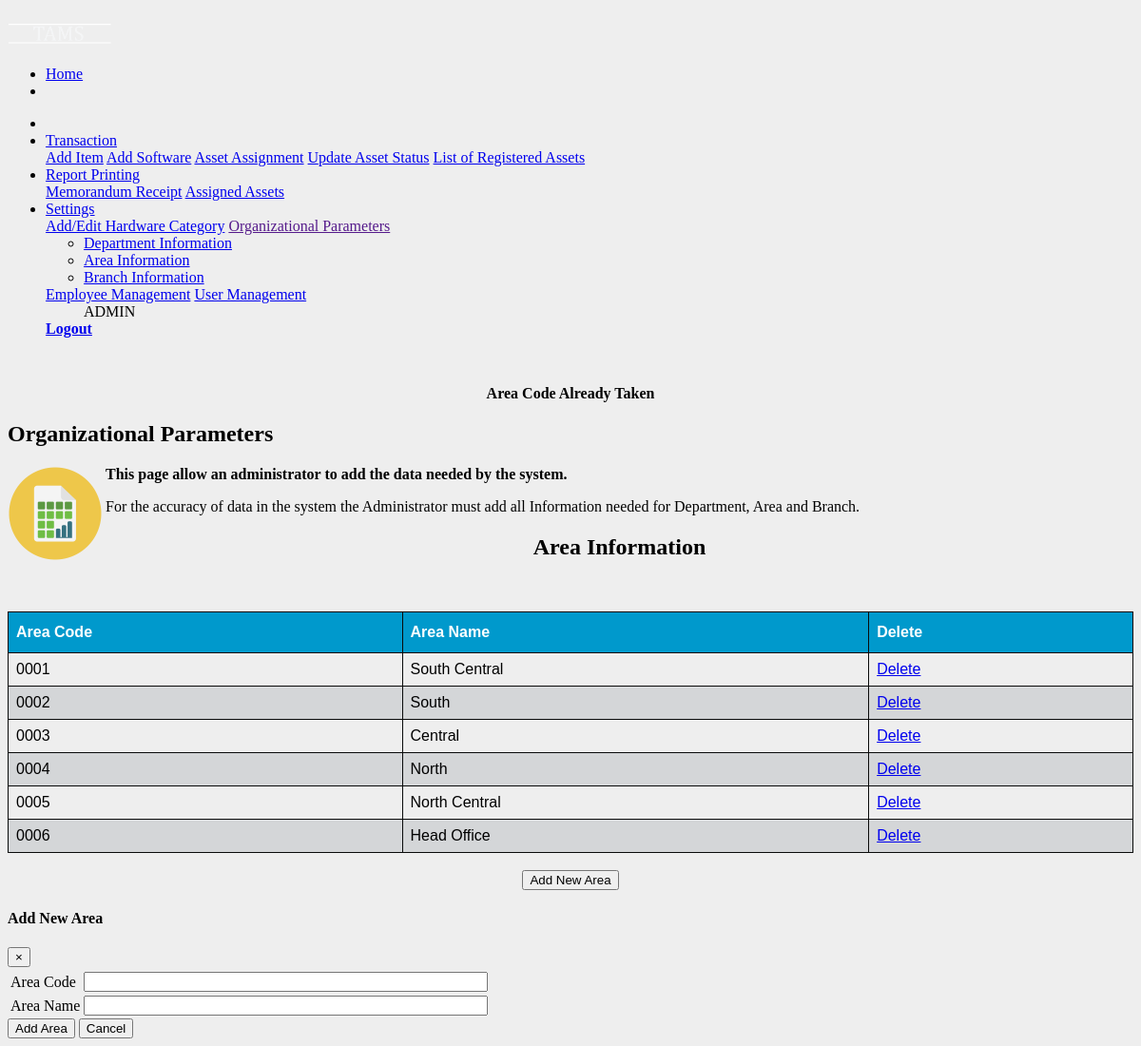
Page /error/eareaparameters.php (signed in) on the committed database.
### tables this page shows
CREATE TABLE `tbl_area` (
  `areaid` int(5) NOT NULL,
  `areaname` varchar(50) NOT NULL,
  `areacode` varchar(6) NOT NULL
);

### library/database.php (called while the page is built, shortened)
<?php
function dbQuery($sql)
{
	$result = mysql_query($sql) or die(mysql_error());
	return $result;
}
function dbFetchAssoc($result)
{
	return mysql_fetch_assoc($result);
}
?>

### error/eareaparameters.php (the view, shortened to what this page needs)
<?php
$errorMessage = 'Area Code Already Taken';
if (isset($_GET['areaid']) && (int)$_GET['areaid'] >= 0) {
	$areaid= (int)$_GET['areaid'];
	$queryString = "&areaid=$areaid";
} else {
	$areaid = 0;
}
$sql = "select * from tbl_area order by areacode";
$result = dbQuery ($sql);
?>
<head>
</head>
<div class="container">
<?php include_once("include/navigation.php");?>
</div>
<p>&nbsp;</p>
<div class="container">
  <div class="alert alert-danger">
<center><strong><p class="errorMessage"><?php echo $errorMessage; ?></p></strong></center>
</div>
<form action="process/addarea.php?action=add" method="post" name="frmAddarea" id="frmAddarea">
<h2>Organizational Parameters</h2>
<p><img src="images/org.png" height="100" width="100" align="left"/> </p>
<strong>This page allow an administrator to add the data needed by the system.</strong>
<p>
For the accuracy of data in the system the Administrator must add all Information needed for Department, Area and Branch.
</p>
</div>
<div class="container">
<center><h2>Area Information</h2></center>
<p>&nbsp;</p>
  <div class="container">
<div class="table-responsive-sm">
    <center><table id="areainfo" >
    <thead>
      <tr>
		<th> Area Code</th>
		<th>Area Name</th>
		<th>Delete
      </tr>
	  </thead>
	  </div>
	<?php
	while($row = dbFetchAssoc($result)) {
	extract($row);
	?>
	<td><?php echo $areacode; ?></td>
	<td><?php echo $areaname; ?></td>
	  <td> <a  style="font-weight:normal;" href="javascript:deleteArea(<?php echo $areaid; ?>);">
	  Delete</a>
	 <?php
	}
	?>
  </div> <br>
<center>  <button type="button" class="btn btn-primary" data-toggle="modal" data-target="#addarea">
   Add New Area
  </button> </center>
  <div class="modal fade" id="addarea">
    <div class="modal-dialog">
      <div class="modal-content">
        <div class="modal-header">
          <h4 class="modal-title">Add New Area</h4>
          <button type="button" class="close" data-dismiss="modal">&times;</button>
        </div>
<div class="modal-body">
<table>
<tr>
    <tr>
   <td>Area Code</td>
   <td> <input class ="form-control" input name="areacode" type="text" id="areacode" size="50" maxlength="6" onKeyUp="checkNumber(this);"  required></td>
  </tr>
   <td>Area Name</td>
   <td> <input class="form-control" name="areaname" type="text" id="areaname" size="50" maxlength="50" required></td>
  </tr>
 </table>
 </div>
		<form id ="btnAdd">
        <div class="modal-footer">
        <input name="btnAddarea" type="submit" class="btn btn-Info" id="btnAddarea" value="Add Area"> </input>
		<button type="button" class="btn btn-danger" data-dismiss="modal">Cancel</button>
        </div>
		</form>
</div>
</div>
</div>
</div>

### error/eareaparameters.php (style rules this page uses)
thead { font-family: arial;background-color: #ddccee; }
#areainfo { font-family: "Trebuchet MS", Arial, Helvetica, sans-serif; border-collapse: collapse; width: 100%; }
#areainfo td, #areainfo th { border: 1px solid #090a0a; padding: 8px; }
#areainfo th { padding-top: 12px; padding-bottom: 12px; text-align: left; background-color: #0099cc; color: white; }

### rows in the picture
tbl_area: areacode "0001", areaname "South Central"
tbl_area: areacode "0002", areaname "South"
tbl_area: areacode "0003", areaname "Central"
tbl_area: areacode "0004", areaname "North"
tbl_area: areacode "0005", areaname "North Central"
tbl_area: areacode "0006", areaname "Head Office"

### other values in the picture
$_SESSION["tams_user_type"] "ADMIN"
$errorMessage "Area Code Already Taken"
